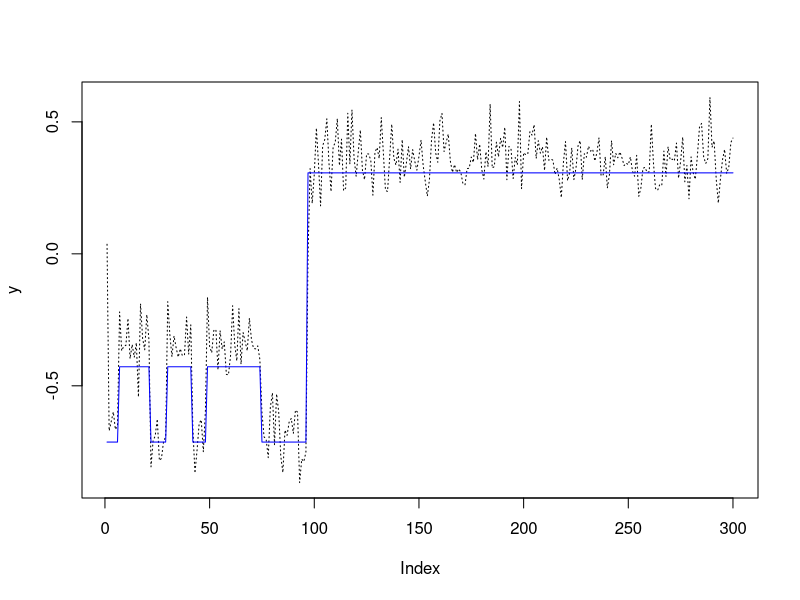

This figure's R source:
### Simulation data for embedded HMM message passing ###
## configuration
save_result = TRUE
rseed = 62
set.seed(rseed)

## setup ##
T = 300
N = 50
gam = 2
alp = 3
a = 16
b = 0.1
kap = 0.1
m = 0
c = 2
d = 0.5
rmax = 6
nu = rep(1, rmax)/rmax

## simulation data sampling ##
bet_ = rbeta(N, 1, gam)
bet = c(bet_[1], sapply(2:N, function(l){bet_[l]*prod(1 - bet_[1:(l-1)])}))

A = matrix(0, nrow=N, ncol=N)
Abar = matrix(0, nrow=N, ncol=N)
for(j in 1:N) {
  A_ = sapply(1:N, function(k){rbeta(1, alp*bet[k], alp*(1 - sum(bet[1:k])))})
  A[j, ] = c(A_[1], sapply(2:N, function(l){A_[l]*prod(1 - A_[1:(l-1)])}))
  Abar[j, ] = A[j, ]/(sum(A[j, ]) - A[j, j])
  Abar[j, j] = 0
}

P_ = t(A) - diag(N)
P_[N, ] = rep(1, N)
Aini = solve(P_, c(rep(0, N-1), 1))
Aini[Aini < 0] = 0

tau = rgamma(N, shape=a, rate=b)
mu = rnorm(N, mean=m, sd=1/sqrt(kap*tau))
omg = rnorm(N, mean=0, sd=2)

p = rbeta(N, c, d)
r = sample(1:rmax, size=N, replace=TRUE, nu)

y_0 = 1
y = vector(mode="numeric", length=T)
s = 1
t = 1
z = sample(1:N, size=1, replace=TRUE, Aini)
d = rnbinom(n=1, size=r[z[s]], prob=1-p[z[s]]) + 1
x = rep(z[s], d[s])
y[1] = rnorm(1, y_0*mu[z[s]], 1/sqrt(tau[z[s]]))
for(w in 2:d[s]) y[t[s]+w-1] = rnorm(1, y[t[s]+w-2]*mu[z[s]] + omg[z[s]], 1/sqrt(tau[z[s]]))
#for(w in 2:d[s]) y[t[s]+w-1] = rnorm(1, mu[z[s]], 1/sqrt(tau[z[s]]))
while((t[s] + d[s]) <= T) {
  s = s + 1
  t[s] = t[s-1] + d[s-1]
  z[s] = sample(1:N, size=1, replace=TRUE, Abar[z[s-1], ])
  d[s] = rnbinom(n=1, size=r[z[s]], prob=1-p[z[s]]) + 1
  x = c(x, rep(z[s], d[s]))
  for(w in 1:d[s]) y[t[s]+w-1] = rnorm(1, y[t[s]+w-2]*mu[z[s]] + omg[z[s]], 1/sqrt(tau[z[s]]))
  #for(w in 1:d[s]) y[t[s]+w-1] = rnorm(1, mu[z[s]], 1/sqrt(tau[z[s]]))
}
x = x[1:T]
y = y[1:T]

# plot
plot(y, type="l", lty="dotted")
lines(omg[x], col="blue")

# save
if(save_result) {
  saveRDS(
    list(y=y, s=s, x=x, z=z, d=d, t=t, tau=tau, mu=mu, p=p, r=r, bet=bet, A=A, Abar=Abar, Aini=Aini),
    file=paste("./simdata_rseed-", rseed, ".rds", sep=""))
}
